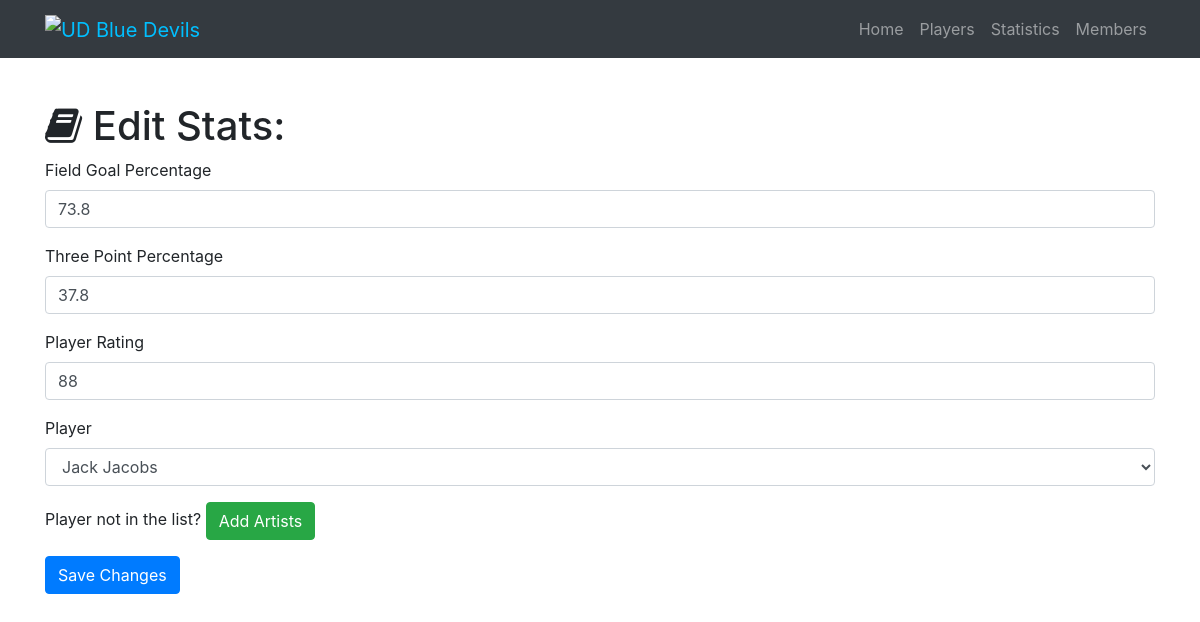
/statistic/edit/2, run on the app's committed database.
### myGroupProject.py (models this page shows)
class Statistic(db.Model):
    __tablename__ = 'statistics'
    id = db.Column(db.Integer, primary_key=True)
    fgp = db.Column(db.Integer)
    threepp = db.Column(db.Integer)
    prating = db.Column(db.Integer)
    player_id = db.Column(db.Integer, db.ForeignKey('players.id'))

### myGroupProject.py (the view, shortened to what this page needs)
@app.route('/statistic/edit/<int:id>', methods=['GET', 'POST'])
def edit_stat(id):
    statistic = Statistic.query.filter_by(id=id).first()
    players = Player.query.all()
    if request.method == 'GET':
        return render_template('statistic-edit.html', statistic=statistic, players=players)

### templates/statistic-edit.html (shortened to what this page needs)
{% extends "home-base.html"%}
{% block page_content%}
  <div class="container">
    <h1 class="mt-5"><i class="fa fa-book" aria-hidden="true"></i> Edit Stats:</h1>
    <form action="/statistic/edit/{{statistic.id}}" method="post">
      <div class="form-group">
        <label>Field Goal Percentage</label>
        <input class="form-control" type="text" name="fgp" value="{{statistic.fgp}}" required="true">
      </div>
      <div class="form-group">
        <label>Three Point Percentage</label>
        <input class="form-control" type="text" name="threepp" value="{{statistic.threepp}}" required="true">
      </div>
      <div class="form-group">
        <label>Player Rating</label>
        <input class="form-control" type="text" name="prating" value="{{statistic.prating}}" required="true">
      </div>
      <div class="form-group">
        <label>Player</label>
        <select class="form-control" name="player">
          {% for player in players %}
            {% if player == statistic.player %}
              <option selected="selected">{{player.name}}</option>
            {% else %}
              <option>{{player.name}}</option>
            {% endif %}
          {% endfor %}
        </select>
      </div>
      <div class="form-group">
        Player not in the list? <a href="/artist/add" class="btn btn-success" role="button" aria-disabled="true">Add Artists</a>
      </div>
      <button type="submit" class="btn btn-primary">Save Changes</button>
    </form>
  </div>
{% endblock%}

### static/css/group-assignment.css (style rules this page uses)
body { padding-top: 54px; }

### data on the page
Statistic: fgp "73.8", threepp "37.8", prating "88"

### other printed values
form field player "Jack Jacobs"
